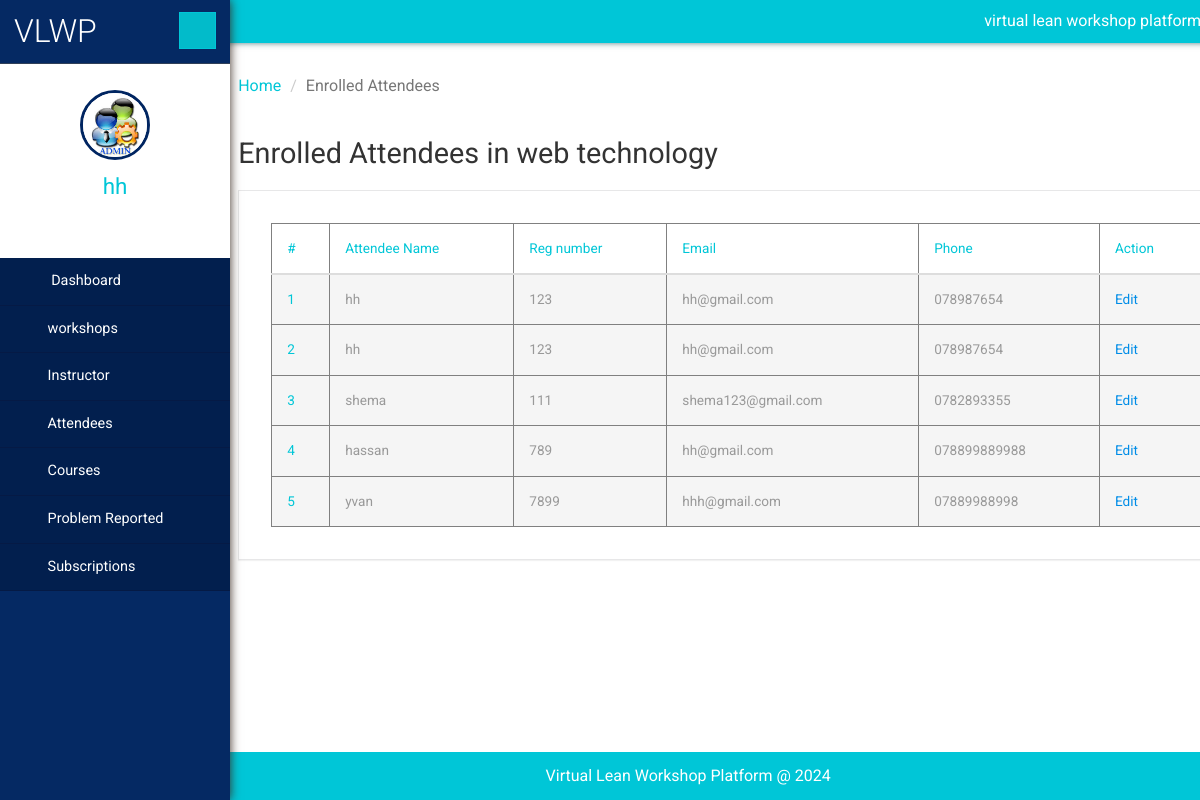
The page /admin/enrolledAttendees.php?editid=5 (signed in) on the database its author committed.
### tables this page shows
CREATE TABLE `modules` (
  `ModuleID` int(11) NOT NULL,
  `Course_name` varchar(50) DEFAULT NULL,
  `Course_code` varchar(6) DEFAULT NULL,
  `created_at` timestamp NOT NULL DEFAULT current_timestamp(),
  `updated_at` timestamp NOT NULL DEFAULT current_timestamp() ON UPDATE current_timestamp(),
  `created_by` varchar(30) DEFAULT NULL,
  `updated_by` varchar(30) DEFAULT NULL
);

CREATE TABLE `attendees_modules` (
  `ID` int(11) NOT NULL,
  `attendeeID` int(11) DEFAULT NULL,
  `ModuleID` int(11) DEFAULT NULL,
  `createdAt` timestamp NOT NULL DEFAULT current_timestamp(),
  `updatedAt` timestamp NULL DEFAULT current_timestamp(),
  `createdBy` varchar(30) DEFAULT NULL,
  `updatedBy` varchar(30) NOT NULL
);

CREATE TABLE `attendees` (
  `attendeeID` int(11) NOT NULL,
  `wshopID` int(11) DEFAULT NULL,
  `reg_no` varchar(8) DEFAULT NULL,
  `name` varchar(50) DEFAULT NULL,
  `phone` varchar(20) DEFAULT NULL,
  `email` varchar(50) DEFAULT NULL,
  `created_at` timestamp NOT NULL DEFAULT current_timestamp(),
  `updated_at` timestamp NOT NULL DEFAULT current_timestamp() ON UPDATE current_timestamp(),
  `created_by` int(11) DEFAULT NULL,
  `updated_by` varchar(20) DEFAULT NULL,
  `password` varchar(255) NOT NULL DEFAULT 'reg_no'
);

CREATE TABLE `users` (
  `usr_id` int(11) NOT NULL,
  `email` varchar(100) NOT NULL,
  `userName` varchar(30) DEFAULT NULL,
  `password` varchar(255) DEFAULT NULL,
  `createdBy` varchar(30) NOT NULL,
  `created_at` timestamp NOT NULL DEFAULT current_timestamp(),
  `updated_at` timestamp NOT NULL DEFAULT current_timestamp() ON UPDATE current_timestamp()
);

### admin/enrolledAttendees.php (the view, shortened to what this page needs)
<?php
include('includes/dbconnection.php');
$mod_id = $_GET['editid'];
$sql = "SELECT Course_name FROM modules WHERE ModuleID = ?";
$stmt = $connection->prepare($sql);
$stmt->bind_param('i', $mod_id);
$stmt->execute();
$result = $stmt->get_result();
if ($result->num_rows > 0) {
    $row = $result->fetch_assoc();
    $module = $row['Course_name'];
} else {
    $module = "Course not found";
}
?>
<!DOCTYPE HTML>
<html>
<head>
    <link href="css/bootstrap.min.css" rel='stylesheet' type='text/css' />
    <link href="css/style.css" rel='stylesheet' type='text/css' />
    <link href="css/font-awesome.css" rel="stylesheet">
    <link rel="stylesheet" href="css/icon-font.min.css" type='text/css' />
</head>
<body>
    <div class="page-container">
        <div class="left-content">
            <div class="inner-content">
                <?php include_once('includes/header.php');?>
                <div class="outter-wp">
                    <div class="sub-heard-part">
                        <ol class="breadcrumb m-b-0">
                            <li><a href="dashboard.php">Home</a></li>
                            <li class="active">Enrolled Attendees</li>
                        </ol>
                    </div>
                    <div class="graph-visual tables-main">
                        <h3 class="inner-tittle two">Enrolled Attendees in <?php echo $module;?></h3>
                        <div class="graph">
                            <div class="tables">
                                <table class="table" border="1">
                                    <thead>
                                        <tr>
                                            <th>#</th>
                                            <th>Attendee Name</th>
                                            <th>Reg number</th>
                                            <th>Email</th>
                                            <th>Phone</th>
                                            <th>Action</th>
                                        </tr>
                                    </thead>
                                    <tbody>
                                        <?php
$sql = "SELECT * FROM attendees INNER JOIN attendees_modules INNER JOIN modules ON attendees.attendeeID = attendees_modules.attendeeID AND attendees_modules.moduleID = modules.moduleID WHERE attendees_modules.moduleID = ?";
$stmt = $connection->prepare($sql);
$stmt->bind_param('i', $mod_id);
$stmt->execute();
$result = $stmt->get_result();
$cnt = 1;
if ($result->num_rows > 0) {
    while ($rows = $result->fetch_assoc()) {
?>
        <tr class="active">
            <th scope="row"><?php echo htmlentities($cnt);?></th>
            <td><?php echo htmlentities($rows['name']);?></td>
            <td><?php echo htmlentities($rows['reg_no']);?></td>
            <td><?php echo htmlentities($rows['email']);?></td>
            <td><?php echo htmlentities($rows['phone']);?></td>
            <td><a href="editEnrolled.php?editid=<?php echo $rows['attendeeID'];?>">Edit</a></td>
        </tr>
<?php
        $cnt++;
    }
} ?>
                                    </tbody>
                                </table>
                            </div>
                        </div>
                    </div>
                </div>
                <?php include_once('includes/footer.php'); ?>
            </div>
        </div>
        <?php include_once('includes/sidebar.php'); ?>
    </div>
</body>
</html>

### admin/includes/sidebar.php (shortened to what this page needs)
<?php
include('includes/dbconnection.php');
    $user = $_SESSION['user'];
    $stmt = $connection->prepare("SELECT * FROM users WHERE usr_id = ?");
    $stmt->bind_param("s", $user);
    $stmt->execute();
    $result = $stmt->get_result();
    if ($result->num_rows > 0) {
        $row = $result->fetch_assoc();
    }else{
    header("index.php");
    }
?>
 <div class="sidebar-menu">
    <header class="logo">
        <a href="#" class="sidebar-icon"> <span class="fa fa-bars"></span> </a> <a href="dashboard.php"> <span id="logo"> <h1>VLWP</h1></span>
        </a>
    </header>
    <div class="down">
        <a href="dashboard.php"><img src="images/images.jpg" height="70" width="70"></a>
        <a href="dashboard.php"><span class=" name-caret"><?php echo $row['userName']; ?></span></a>
        <ul>
            <li><a class="tooltips" href="admin-profile.php"><span>Profile</span><i class="lnr lnr-user"></i></a></li>
            <li><a class="tooltips" href="change-password.php"><span>Settings</span><i class="lnr lnr-cog"></i></a></li>
            <li><a class="tooltips" href="logout.php"><span>Log out</span><i class="lnr lnr-power-switch"></i></a></li>
        </ul>
    </div>
    <div class="menu">
        <ul id="menu" >
            <li><a href="dashboard.php"><i class="fa fa-tachometer"></i> <span>Dashboard</span></a></li>
            <li id="menu-academico" ><a href="#"><i class="fa fa-user"></i><span>workshops</span> <span class="fa fa-angle-right" style="float: right"></span></a>
            </li>
            <li id="menu-academico" ><a href="#"><i class="fa fa-user"></i><span>Instructor</span> <span class="fa fa-angle-right" style="float: right"></span></a>
            </li>
            <li id="menu-academico" ><a href="#"><i class="fa fa-user"></i><span>Attendees</span> <span class="fa fa-angle-right" style="float: right"></span></a>
            </li>
            <li id="menu-academico" ><a href="#"><i class="fa fa-file-text-o"></i><span>Courses</span> <span class="fa fa-angle-right" style="float: right"></span></a>
            </li>
            <li id="menu-academico" ><a href="#"><i class="fa fa-file-text-o"></i><span>Problem Reported</span> <span class="fa fa-angle-right" style="float: right"></span></a>
            </li>
             <li id="menu-academico" ><a href="#"><i class="fa fa-file-text-o"></i><span>Subscriptions</span> <span class="fa fa-angle-right" style="float: right"></span></a>
    </div>
</div>

### rows shown on the page
modules: Course_name "web technology"
attendees_modules: attendeeID.name "hh", attendeeID.reg_no "123", attendeeID.email "hh@gmail.com", attendeeID.phone "078987654"
attendees_modules: attendeeID.name "hh", attendeeID.reg_no "123", attendeeID.email "hh@gmail.com", attendeeID.phone "078987654"
attendees_modules: attendeeID.name "shema", attendeeID.reg_no "111", attendeeID.email "shema123@gmail.com", attendeeID.phone "0782893355"
attendees_modules: attendeeID.name "hassan", attendeeID.reg_no "789", attendeeID.email "hh@gmail.com", attendeeID.phone "078899889988"
attendees_modules: attendeeID.name "yvan", attendeeID.reg_no "7899", attendeeID.email "hhh@gmail.com", attendeeID.phone "07889988998"
users: userName "hh"
